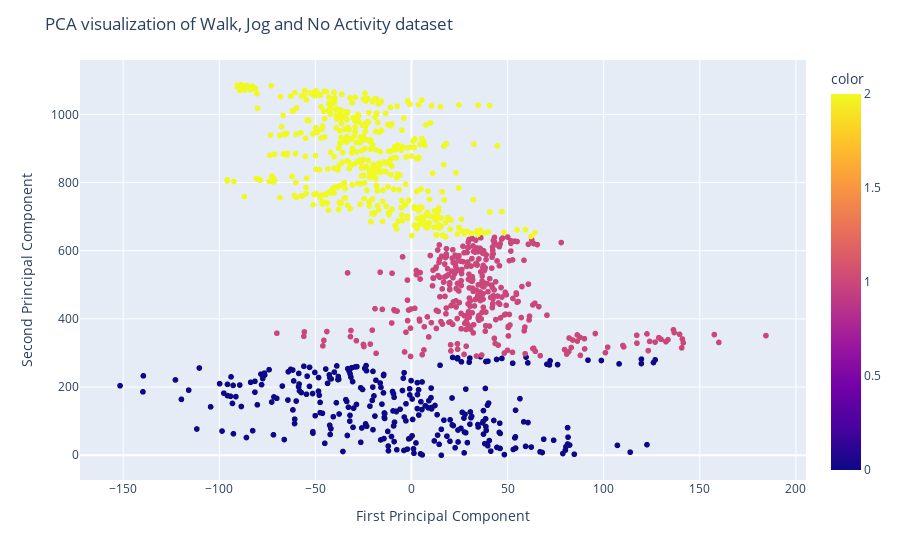

Write notebook code for a chart like this one.
### Markdown cell above
## PCA and T-SNE Visualization

### Code cell
import plotly.express as px

pca = PCA(n_components=2)
X_pca = pca.fit_transform(X_training)
fig = px.scatter(X_pca[:, 0], X_pca[:, 1], color=y_training)
fig.update_layout(
    title="PCA visualization of Walk, Jog and No Activity dataset",
    xaxis_title="First Principal Component",
    yaxis_title="Second Principal Component",
)
fig.show()

### Figure 1 — Plotly figure (JSON) as saved in the notebook; plotly's stock layout.template omitted (floating-point values rounded to 4 significant figures; data arrays with more than 128 entries replaced by an {"elided": "..."} marker saying what was removed)
{"data": [{"hovertemplate": "x=%{x}<br>index=%{y}<br>color=%{marker.color}<extra></extra>", "legendgroup": "", "marker": {"color": {"elided": "1088 int values"}, "coloraxis": "coloraxis", "symbol": "circle"}, "mode": "markers", "name": "", "showlegend": false, "type": "scattergl", "x": {"elided": "1088 float values"}, "xaxis": "x", "y": {"elided": "1088 int values"}, "yaxis": "y"}], "layout": {"coloraxis": {"colorbar": {"title": {"text": "color"}}, "colorscale": [[0, "#0d0887"], [0.1111, "#46039f"], [0.2222, "#7201a8"], [0.3333, "#9c179e"], [0.4444, "#bd3786"], [0.5556, "#d8576b"], [0.6667, "#ed7953"], [0.7778, "#fb9f3a"], [0.8889, "#fdca26"], [1, "#f0f921"]]}, "legend": {"tracegroupgap": 0}, "margin": {"t": 60}, "title": {"text": "PCA visualization of Walk, Jog and No Activity dataset"}, "xaxis": {"anchor": "y", "domain": [0, 1], "title": {"text": "First Principal Component"}}, "yaxis": {"anchor": "x", "domain": [0, 1], "title": {"text": "Second Principal Component"}}}}
